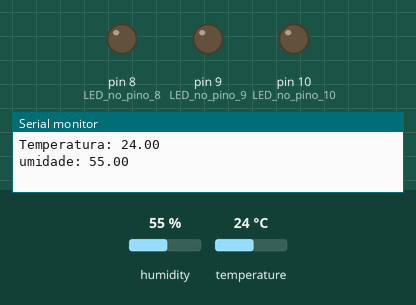
Recording of a sketch running on a simulated Arduino Uno, built with avr-gcc and run on an emulated ATmega328P. Parts: output pins drawn as LEDs (lit = HIGH), the last lines printed to the serial monitor. The inputs (shaded band) are chosen by the test bench; at power-on: humidity 55 %, temperature 24 °C.

Above: at 0.1 s.
At 0.6 s:
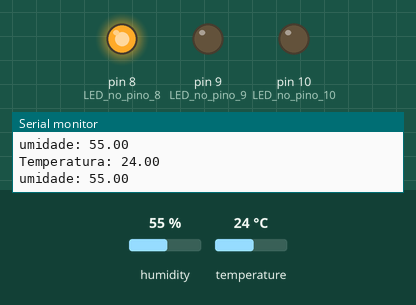
Timing chart, 0 to 2.1 s (numbered marks = the images above):
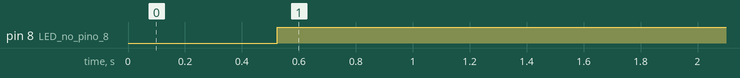

The sketch:

DHT11.ino
```cpp
//Autor: Rafael Tarcisio

#include <DHT.h>
#define DHTPIN 6
#define DHTTYPE DHT11   // Define que o sensor é do tipo DHT11
DHT dht(DHTPIN, DHTTYPE);
const float temperaturaMax = 25.0;   // Temperatura máxima
const float temperaturaMin = 15.0;   // Temperatura máxima
const float umidadeMax = 20.0;   // Temperatura máxima
const float umidadeMin = 40.0;   // Temperatura máxima

void setup()
{
  Serial.begin(9600);
  pinMode(8, OUTPUT);      // LED no pino 8
  pinMode(9, OUTPUT);      // LED no pino 9
  pinMode(10, OUTPUT);     // LED no pino 10
  dht.begin();
}

void loop()
{
 float humidity = dht.readHumidity(); // Ler humidade
 float temperature = dht.readTemperature(); // Ler temperatura
 Serial.print("Temperatura: ");
 Serial.println(temperature);
 Serial.print("umidade: ");
 Serial.println(humidity);
 delay(500);

  if (temperature > temperaturaMax || humidity > umidadeMax || temperature < temperaturaMin || humidity < umidadeMin)
  {
    digitalWrite(8, HIGH);  // Acende o LED
    digitalWrite(9, LOW);
    digitalWrite(10, LOW);
  } else if ( temperature < temperaturaMax && humidity > umidadeMax || temperature > temperaturaMax && humidity < umidadeMax)
  {
    digitalWrite(8, LOW);  // Acende o LED
    digitalWrite(9, HIGH);
    digitalWrite(10, LOW);
  } else if ( temperature < temperaturaMax && humidity < umidadeMax &&  temperature > temperaturaMin && humidity > umidadeMin)
  {
    digitalWrite(8, LOW);  // Acende o LED
    digitalWrite(9, LOW);
    digitalWrite(10, HIGH);
  }
}
```

Measured:
- by itself, pin 8 (LED_no_pino_8): LOW → HIGH at 0.52 s
